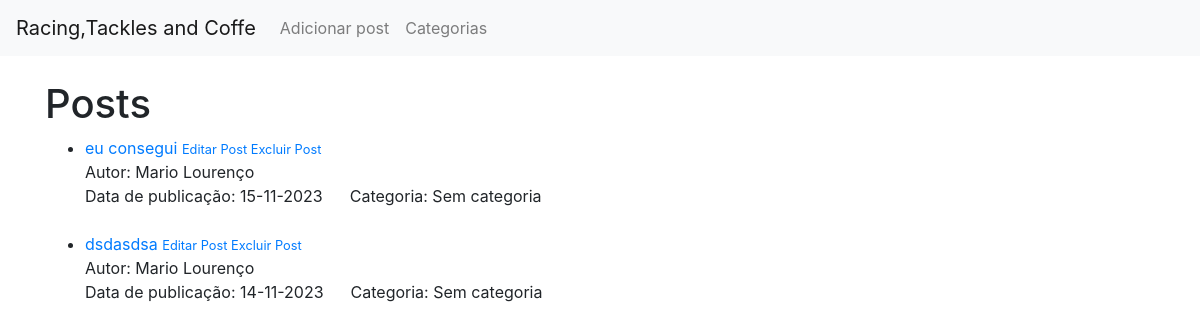
The app's page /, older data.
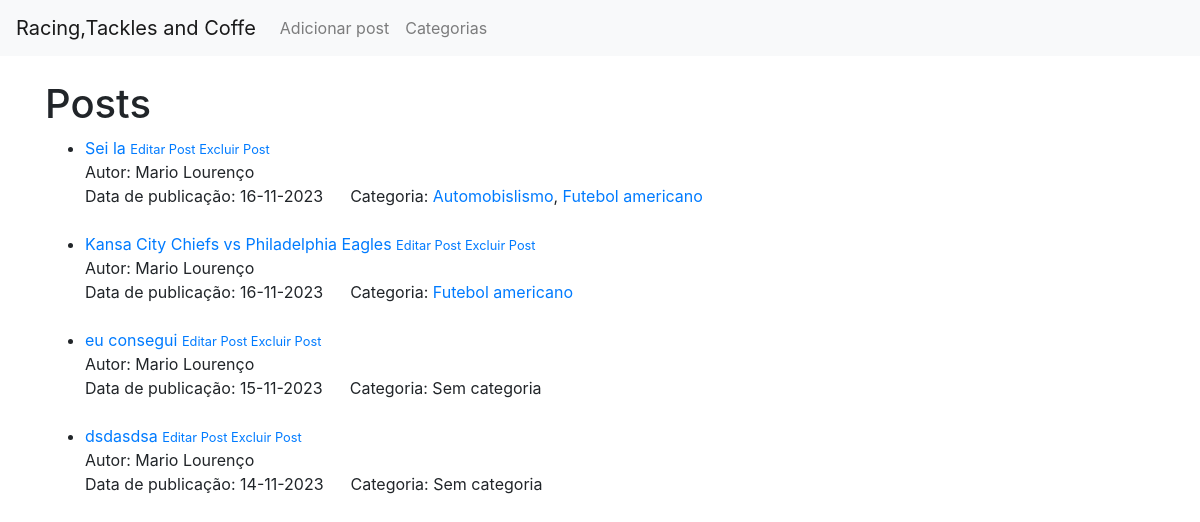
The same page, newer data.
### oblog/models.py (models this page shows, shortened)
class Post(models.Model):
    titulo = models.CharField(max_length=255)
    titulo_url = models.CharField(max_length=255,default="post")
    imagem = models.ImageField(null=True,blank=True,upload_to="images/")
    autor = models.ForeignKey(User , on_delete=models.CASCADE)
    corpo = models.TextField()
    data_publicada = models.DateField(auto_now_add=True)
    categorias = models.ManyToManyField(Category)

class Category(models.Model):
    nome = models.CharField(max_length=100)
    descricao = models.TextField()

### oblog/views.py (the view)
# urls.py: 2. Add a URL to urlpatterns:  path('', Home.as_view(), name='home')
class Home(ListView):
    model = Post
    template_name = 'home.html'
    ordering = ['-data_publicada']

### oblog/templates/home.html
{% extends 'base.html' %}
{% block content %}
<h1>Posts</h1>
<ul>
{% for post in object_list %}
    <li>
        <a href="{% url 'Artigo' post.pk %}">{{ post.titulo }}</a>
         <small>
            <a href="{% url 'editar' post.pk %}">Editar Post</a>
            <a href="{% url 'excluir' post.pk %}">Excluir Post</a>
        </small>
        <br/>
        Autor: {{ post.autor.first_name }}  {{ post.autor.last_name }}
        <br/>
        Data de publicação: {{ post.data_publicada |date:"d-m-Y" }} &nbsp;&nbsp;&nbsp;&nbsp; Categoria:
        {% for categoria in post.categorias.all %}
            <a href="{% url 'categoria' pk=categoria.pk %}">{{ categoria.nome }}</a>{% if not forloop.last %}, {% endif %}
        {% empty %}
            Sem categoria
        {% endfor %}
        <br/>
        <br/>
    </li>
{% endfor %}
</ul>
{% endblock %}

### oblog/templates/base.html (shortened to what this page needs)
<!doctype html>
<html lang="en">
  <head>
    <link rel="stylesheet" href="https://cdn.jsdelivr.net/npm/bootstrap@4.4.1/dist/css/bootstrap.min.css">
  </head>
  <body>
    <nav class="navbar navbar-expand-lg navbar-light bg-light">
        <a class="navbar-brand" href="{% url 'home'%}">Racing,Tackles and Coffe</a>
        <div class="collapse navbar-collapse" id="navbarSupportedContent">
          <ul class="navbar-nav mr-auto">
            <li class="nav-item">
              <a class="nav-link" href="{% url 'criar'%}">Adicionar post</a>
            </li>
            <li class="nav-item">
              <a class="nav-link" href="{% url 'lista_categorias' %}">Categorias</a>
            </li>
          </ul>
        </div>
      </nav>
    <div class="container">
        {% block content%}
        {%endblock%}
    </div>
  </body>
</html>

Row changes from the older to the newer data that the page shows:
added Post: titulo "Sei la", autor.first_name "Mario", autor.last_name "Lourenço", data_publicada "16-11-2023"
added Category: nome "Automobislismo", shown under "Sei la"
added Category: nome "Futebol americano"
added Post: titulo "Kansa City Chiefs vs Philadelphia Eagles", autor.first_name "Mario", autor.last_name "Lourenço", data_publicada "16-11-2023"
